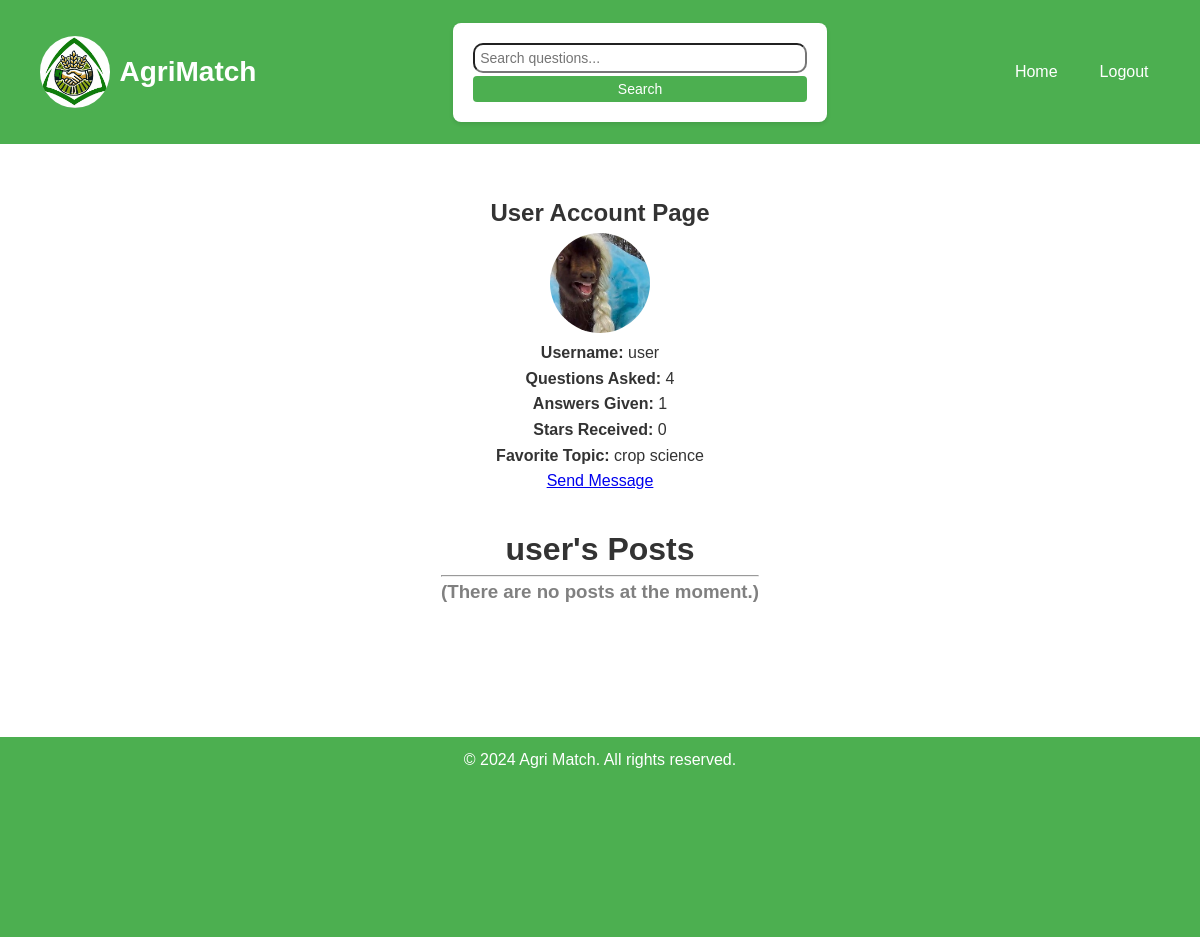
Screenshot of /visit_account.php?user_id=10 with the database file from the repository.
### tables this page shows
CREATE TABLE `users` (
  `id` int(11) NOT NULL,
  `username` varchar(50) NOT NULL,
  `password` varchar(255) NOT NULL,
  `email` varchar(100) DEFAULT NULL,
  `created_at` timestamp NOT NULL DEFAULT current_timestamp(),
  `profile_picture` varchar(255) DEFAULT 'default.jpg',
  `role` varchar(255) NOT NULL DEFAULT 'user',
  `verified` varchar(255) NOT NULL DEFAULT 'not_verified',
  `topics` varchar(255) NOT NULL DEFAULT 'None',
  `question_asked` int(11) DEFAULT 0,
  `last_question_time` datetime DEFAULT NULL,
  `date_verified` date DEFAULT NULL,
  `ads_watched` int(11) NOT NULL
);

### visit_account.php (the view, shortened to what this page needs)
<?php
require 'config.php';
$stmt = $conn->prepare("
    SELECT posts.*, users.username, users.profile_picture
    FROM posts
    JOIN users ON posts.user_id = users.id
    WHERE posts.user_id = ?
    ORDER BY posts.date_posted DESC
");
$stmt->bind_param("i", $_GET['user_id']);
$stmt->execute();
$result2 = $stmt->get_result();
$user_id = $_GET['user_id'];
$stmt = $conn->prepare("SELECT * FROM subscriptions WHERE user_id = ? AND expiry_date > NOW()");
$stmt->bind_param("i", $user_id);
$stmt->execute();
$subscriptionResult = $stmt->get_result();
if ($user_id) {
    $sql = "SELECT verified, topics FROM users WHERE id = ?";
    $stmt = $conn->prepare($sql);
    $stmt->bind_param("i", $user_id);
    $stmt->execute();
    $result = $stmt->get_result();
    $user = $result->fetch_assoc();
} else {
    echo "User not logged in.";
}
$sql_user_info = "SELECT username, profile_picture FROM users WHERE id = '$user_id'";
$result_user_info = mysqli_query($conn, $sql_user_info);
if ($result_user_info && mysqli_num_rows($result_user_info) > 0) {
    $user = mysqli_fetch_assoc($result_user_info);
} else {
    $error = "Unable to retrieve user information.";
}
$profilePicSrc = "user_image/" . $user['profile_picture'];
$sql_question_count = "SELECT COUNT(*) AS question_count FROM questions WHERE user_id = '$user_id'";
$result_question_count = mysqli_query($conn, $sql_question_count);
$question_count = mysqli_fetch_assoc($result_question_count)['question_count'];
$sql_answer_count = "SELECT COUNT(*) AS answer_count FROM comments WHERE user_id = '$user_id'";
$result_answer_count = mysqli_query($conn, $sql_answer_count);
$answer_count = mysqli_fetch_assoc($result_answer_count)['answer_count'];
$sql_star_received = "SELECT stars_received FROM user_stars WHERE user_id = '$user_id'";
$result_star_received = mysqli_query($conn, $sql_star_received);
$star_received = mysqli_num_rows($result_star_received) > 0 ? mysqli_fetch_assoc($result_star_received)['stars_received'] : 0;
?>
<!DOCTYPE html>
<html lang="en">
<head>
    <link rel="stylesheet" href="styles.css">
    <link href='https://unpkg.com/boxicons@2.1.4/css/boxicons.min.css' rel='stylesheet'>
</head>
<body>
<nav class="navbar">
    <div class="navbar-container">
        <img class="ree" src="image/logo.jpg" style="border-radius:50%; max-width: 70px; margin-right: 10px;">
        <a href="index.php" class="brand"><img src="image/logo.jpg" class="non" style="border-radius:50%; max-width: 35px; margin-right: 10px;">AgriMatch</a>
        <form class="search-form" action="search.php" method="GET">
            <input type="text" placeholder="Search questions..." name="query" required>
            <button type="submit">Search</button>
        </form>
         <ul class="nav-links">
            <li><a href="index.php">Home</a></li>
                <li><a href="logout.php">Logout</a></li>
        </ul>
    </div>
</nav>
    <div style="display:flex; align-items: center;justify-content: center;margin-left: auto;margin-right: auto;margin-top: 50px;margin-bottom: 100px;">
    <div class="account-container" style="text-align: center;">
        <h2>User Account Page</h2>
        <div style="position: relative; display: inline-block;">
    <img src="<?php echo htmlspecialchars($profilePicSrc); ?>" alt="Profile Picture" class="profile-pic"
         style="border-radius: 50%; width: 100px; height: 100px; object-fit: cover; position: relative; z-index: 1;"/>
</div>
        <p><strong>Username:</strong> <?php echo htmlspecialchars($user['username']); ?>
    </p>
        <p><strong>Questions Asked:</strong> <?php echo $question_count; ?></p>
        <p><strong>Answers Given:</strong> <?php echo $answer_count; ?></p>
        <p><strong>Stars Received:</strong> <?php echo $star_received; ?></p>
       <?php
    if ($subscriptionResult) {
        $sql = "SELECT topics FROM users WHERE id = ?";
        $stmt = $conn->prepare($sql);
        $stmt->bind_param("i", $user_id);
        $stmt->execute();
        $result3 = $stmt->get_result();
        $userss = $result3->fetch_assoc();
?>
    <p><strong>Favorite Topic:</strong> <?php echo htmlspecialchars($userss['topics']);
?></p>
<?php
    }
?>
        <a href='message.php?question_owner_id=<?= $_SESSION['user_id'] ?>&user_id=<?= $_GET['user_id'] ?>'>Send Message</a>
<div style="margin-top:30px;margin-bottom: 30px;">
    <h1><?php echo htmlspecialchars($user['username']); ?>'s Posts</h1>
    <hr>
    <?php if ($result2->num_rows === 0): ?>
        <h3 style="color: grey">(There are no posts at the moment.)</h3>
    <?php endif; ?>
</div>
    </div>
</div>
<?php
        include 'footer.php';
?>
</body>
</html>

### styles.css (style rules this page uses)
* { margin: 0; padding: 0; box-sizing: border-box; font-family: Arial, sans-serif; }
ul { list-style-type: none; }
html, body { height: 100%; background-color: white; color: #333; line-height: 1.6; }
body { display: flex; flex-direction: column; justify-content: space-between; height: 100%; background-color: white; color: #333; line-height: 1.6; }
.navbar { background-color: #4CAF50; padding: 10px; min-height: 18vh; }
.navbar .navbar-container { width: 95%; height: 100%; margin: 0 auto; display: flex; justify-content: space-between; align-items: center; }
.navbar-container > * { flex: 1; }
.navbar .brand { color: white; font-size: 28px; font-weight: bold; text-decoration: none; }
.navbar .nav-links { list-style: none; display: flex; margin-left: auto; margin-right: auto; }
.navbar .nav-links li { margin-left: 18px; }
.navbar .nav-links a { color: white; text-decoration: none; font-size: 16px; padding: 8px 12px; transition: background 0.3s ease; border-radius: 10px; }
.navbar-container ul.nav-links { flex: 1; list-style-type: none; margin: 0; padding: 0; display: flex; justify-content: flex-end; }
form { background-color: white; padding: 20px; border-radius: 8px; box-shadow: 0 2px 4px rgba(0, 0, 0, 0.1); width: 100%; max-width: 400px; }
button { background-color: #4CAF50; color: white; padding: 10px 20px; border: none; border-radius: 4px; cursor: pointer; width: 100%; }
.search-form { display: inline-block; }
.search-form input[type="text"] { padding: 5px; font-size: 14px; width: 200px; }
.search-form button { padding: 5px 10px; font-size: 14px; background-color: #4CAF50; color: white; border: none; cursor: pointer; }
.search-form input { min-width: 100%; margin-bottom: 3px; border-radius: 10px; }

### rows the page displays
users: profile_picture (picture), username "user", topics "crop science"

### other values shown
$question_count "4"
$answer_count "1"
$star_received "0"
